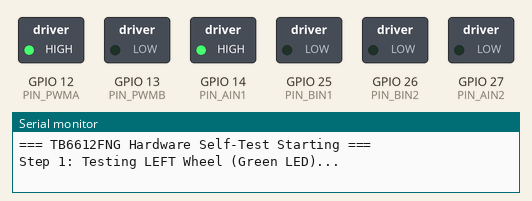
A sketch run on a simulated ESP32. Parts: switched loads named in the sketch (green lamp = pin HIGH), the last lines printed to the serial monitor.

Above: at 0.1 s.
At 1.15 s:
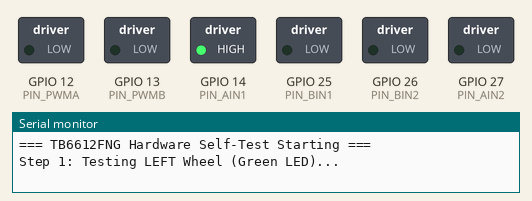
At 3.3 s:
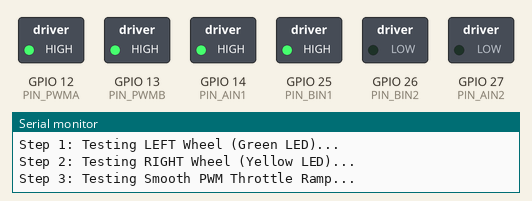
At 9.7 s:
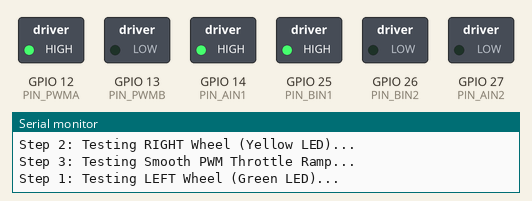
At 20.6 s:
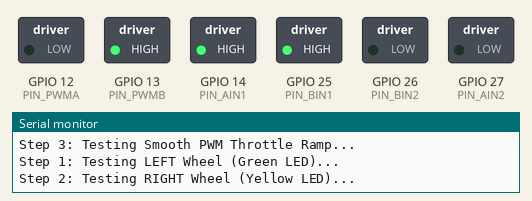
At 37.6 s:
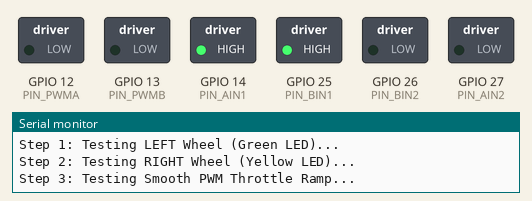
Timing chart, 0 to 40.0 s (numbered marks = the images above):
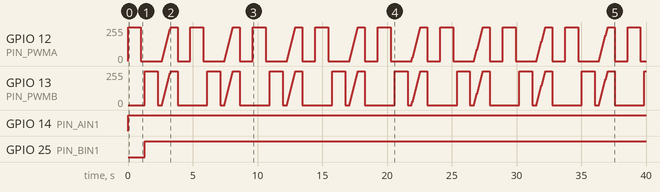

The sketch:

esp32_tb6612_selftest.ino
```cpp
/*
 * TB6612FNG + LED Standalone Hardware Self-Test
 *
 * Tests driver, power (VM/VCC/STBY), and LED wiring with NO WiFi needed.
 * Sequence:
 * 1. Blinks Left LED (Motor A)
 * 2. Blinks Right LED (Motor B)
 * 3. Smoothly fades both LEDs 0% -> 100%
 */

#include <esp_arduino_version.h>

const int PIN_PWMA = 12; // Left Speed
const int PIN_AIN1 = 14; // Left Dir 1
const int PIN_AIN2 = 27; // Left Dir 2

const int PIN_PWMB = 13; // Right Speed
const int PIN_BIN1 = 25; // Right Dir 1
const int PIN_BIN2 = 26; // Right Dir 2

const int PWM_FREQ     = 5000;
const int PWM_RES_BITS = 8;
const int PWM_CHAN_A   = 0;
const int PWM_CHAN_B   = 1;

void writePWM(int pin, int chan, int val) {
#if defined(ESP_ARDUINO_VERSION_MAJOR) && (ESP_ARDUINO_VERSION_MAJOR >= 3)
  ledcWrite(pin, val);
#else
  ledcWrite(chan, val);
#endif
}

void setup() {
  Serial.begin(115200);
  Serial.println("\n=== TB6612FNG Hardware Self-Test Starting ===");

  pinMode(PIN_AIN1, OUTPUT);
  pinMode(PIN_AIN2, OUTPUT);
  pinMode(PIN_BIN1, OUTPUT);
  pinMode(PIN_BIN2, OUTPUT);

#if defined(ESP_ARDUINO_VERSION_MAJOR) && (ESP_ARDUINO_VERSION_MAJOR >= 3)
  ledcAttach(PIN_PWMA, PWM_FREQ, PWM_RES_BITS);
  ledcAttach(PIN_PWMB, PWM_FREQ, PWM_RES_BITS);
#else
  ledcSetup(PWM_CHAN_A, PWM_FREQ, PWM_RES_BITS);
  ledcSetup(PWM_CHAN_B, PWM_FREQ, PWM_RES_BITS);
  ledcAttachPin(PIN_PWMA, PWM_CHAN_A);
  ledcAttachPin(PIN_PWMB, PWM_CHAN_B);
#endif
}

void loop() {
  // Test 1: Left Wheel / LED (Motor A) ON for 1 sec
  Serial.println("Step 1: Testing LEFT Wheel (Green LED)...");
  digitalWrite(PIN_AIN1, HIGH);
  digitalWrite(PIN_AIN2, LOW);
  writePWM(PIN_PWMA, PWM_CHAN_A, 255);
  delay(1000);
  writePWM(PIN_PWMA, PWM_CHAN_A, 0);
  delay(300);

  // Test 2: Right Wheel / LED (Motor B) ON for 1 sec
  Serial.println("Step 2: Testing RIGHT Wheel (Yellow LED)...");
  digitalWrite(PIN_BIN1, HIGH);
  digitalWrite(PIN_BIN2, LOW);
  writePWM(PIN_PWMB, PWM_CHAN_B, 255);
  delay(1000);
  writePWM(PIN_PWMB, PWM_CHAN_B, 0);
  delay(300);

  // Test 3: Smooth Throttle Ramp (0% -> 100%) on BOTH
  Serial.println("Step 3: Testing Smooth PWM Throttle Ramp...");
  digitalWrite(PIN_AIN1, HIGH);
  digitalWrite(PIN_AIN2, LOW);
  digitalWrite(PIN_BIN1, HIGH);
  digitalWrite(PIN_BIN2, LOW);

  for (int duty = 0; duty <= 255; duty += 15) {
    writePWM(PIN_PWMA, PWM_CHAN_A, duty);
    writePWM(PIN_PWMB, PWM_CHAN_B, duty);
    delay(40);
  }
  delay(500);

  writePWM(PIN_PWMA, PWM_CHAN_A, 0);
  writePWM(PIN_PWMB, PWM_CHAN_B, 0);
  delay(1000);
}
```

Measured:
- by itself, GPIO 14 (PIN_AIN1): LOW → HIGH at 0.00 s
- by itself, GPIO 25 (PIN_BIN1): LOW → HIGH at 1.3 s
